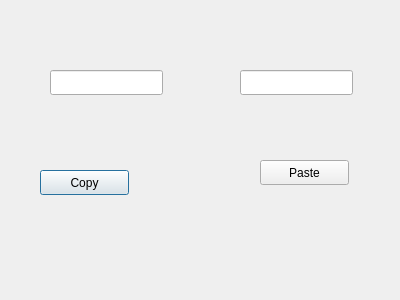
<?xml version="1.0" encoding="UTF-8"?>
<ui version="4.0">
 <class>Dialog</class>
 <widget class="QDialog" name="Dialog">
  <property name="geometry">
   <rect>
    <x>0</x>
    <y>0</y>
    <width>400</width>
    <height>300</height>
   </rect>
  </property>
  <property name="windowTitle">
   <string>Dialog</string>
  </property>
  <widget class="QPushButton" name="copy">
   <property name="geometry">
    <rect>
     <x>40</x>
     <y>170</y>
     <width>89</width>
     <height>25</height>
    </rect>
   </property>
   <property name="text">
    <string>Copy</string>
   </property>
  </widget>
  <widget class="QLineEdit" name="enter">
   <property name="geometry">
    <rect>
     <x>50</x>
     <y>70</y>
     <width>113</width>
     <height>25</height>
    </rect>
   </property>
  </widget>
  <widget class="QPushButton" name="paste">
   <property name="geometry">
    <rect>
     <x>260</x>
     <y>160</y>
     <width>89</width>
     <height>25</height>
    </rect>
   </property>
   <property name="text">
    <string>Paste</string>
   </property>
  </widget>
  <widget class="QLineEdit" name="output">
   <property name="geometry">
    <rect>
     <x>240</x>
     <y>70</y>
     <width>113</width>
     <height>25</height>
    </rect>
   </property>
  </widget>
 </widget>
 <resources/>
 <connections>
  <connection>
   <sender>copy</sender>
   <signal>pressed()</signal>
   <receiver>enter</receiver>
   <slot>selectAll()</slot>
   <hints>
    <hint type="sourcelabel">
     <x>83</x>
     <y>179</y>
    </hint>
    <hint type="destinationlabel">
     <x>81</x>
     <y>81</y>
    </hint>
   </hints>
  </connection>
  <connection>
   <sender>paste</sender>
   <signal>clicked()</signal>
   <receiver>output</receiver>
   <slot>paste()</slot>
   <hints>
    <hint type="sourcelabel">
     <x>274</x>
     <y>172</y>
    </hint>
    <hint type="destinationlabel">
     <x>283</x>
     <y>82</y>
    </hint>
   </hints>
  </connection>
 </connections>
</ui>
